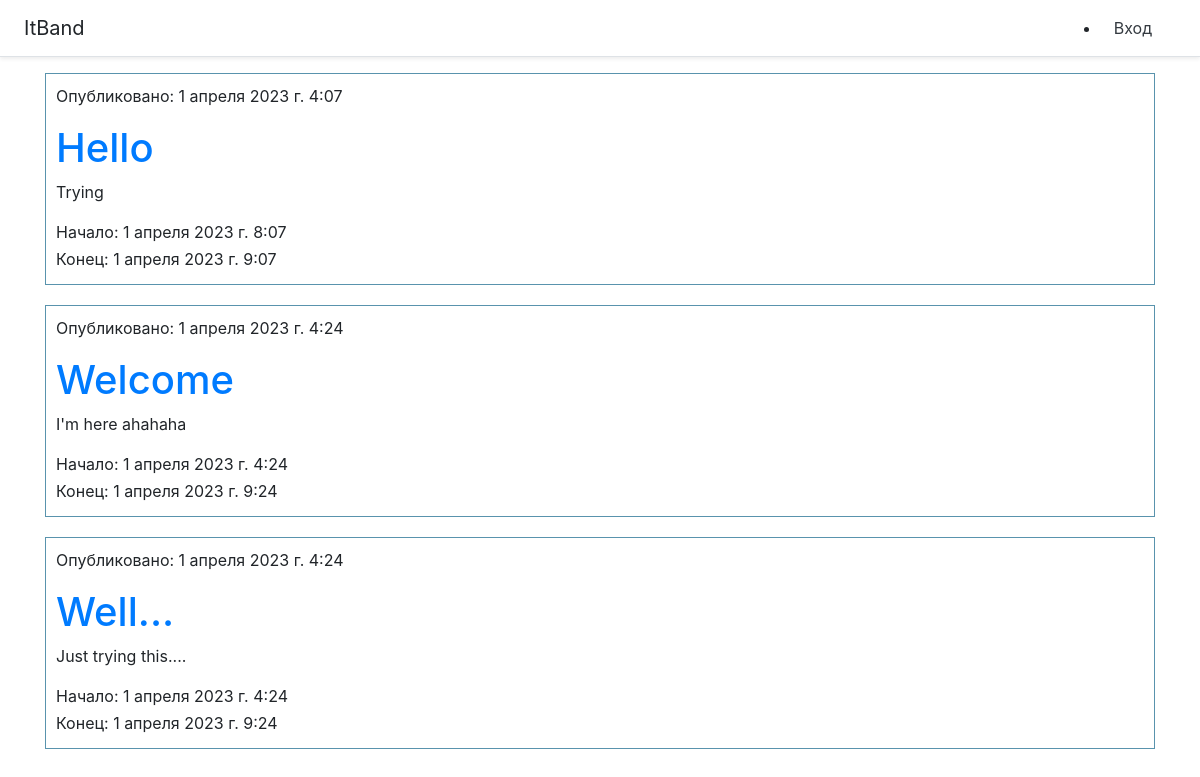
The page / on the database its author committed.
### blog/models.py (models this page shows, shortened)
class BlogPost(models.Model):
    author = models.ForeignKey(settings.AUTH_USER_MODEL, on_delete=models.CASCADE)
    title = models.CharField(max_length=200)
    image = models.ImageField(upload_to='images/', null=True, blank=True)
    text = models.TextField()
    created_date = models.DateTimeField(default=timezone.now)
    start_date = models.DateTimeField(blank=True, null=True)
    end_date = models.DateTimeField(blank=True, null=True)
    participants = models.ManyToManyField(User, related_name="blog_participants")

### blog/views.py (the view)
# urls.py: path('', views.blog_list, name="blog_list"),
def blog_list(request):
    blog_posts = BlogPost.objects.all()
    return render(request, 'blog_list.html', {'blog_posts': blog_posts})

### blog/templates/blog_list.html (shortened to what this page needs)
{% extends "base.html" %}
{% block content %}
<head>
</head>
{% for post in blog_posts %}
    <div class="post">
        <p>Опубликовано: {{ post.created_date }}</p>
        <h1><a href="">{{ post.title }}</a></h1>
        <p>{{ post.text }}</p>
        <p class="p">Начало: {{ post.start_date }}</p>
        <p class="p">Конец: {{ post.end_date}}</p>
    </div>
{% endfor %}
{% endblock %}

### blog/templates/blog_list.html (style rules this page uses)
.p { margin-bottom: 3px; }
.post { border: 1px solid #5993ad; padding: 10px; margin-bottom: 20px; }

### rows shown on the page
BlogPost: created_date "1 апреля 2023 г. 4:07", title "Hello", text "Trying", start_date "1 апреля 2023 г. 8:07", end_date "1 апреля 2023 г. 9:07"
BlogPost: created_date "1 апреля 2023 г. 4:24", title "Welcome", text "I'm here ahahaha", start_date "1 апреля 2023 г. 4:24", end_date "1 апреля 2023 г. 9:24"
BlogPost: created_date "1 апреля 2023 г. 4:24", title "Well...", text "Just trying this....", start_date "1 апреля 2023 г. 4:24", end_date "1 апреля 2023 г. 9:24"
